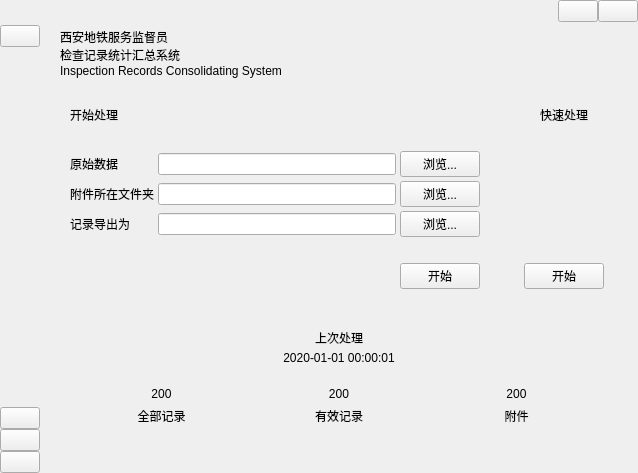
<?xml version="1.0" encoding="UTF-8"?>
<ui version="4.0">
 <class>MainWindow</class>
 <widget class="QMainWindow" name="MainWindow">
  <property name="geometry">
   <rect>
    <x>0</x>
    <y>0</y>
    <width>638</width>
    <height>473</height>
   </rect>
  </property>
  <property name="windowTitle">
   <string>统计与汇总系统</string>
  </property>
  <property name="windowIcon">
   <iconset>
    <normaloff>images/index.png</normaloff>images/index.png</iconset>
  </property>
  <widget class="QWidget" name="centralwidget">
   <layout class="QGridLayout" name="gridLayout">
    <property name="leftMargin">
     <number>0</number>
    </property>
    <property name="topMargin">
     <number>0</number>
    </property>
    <property name="rightMargin">
     <number>0</number>
    </property>
    <property name="bottomMargin">
     <number>0</number>
    </property>
    <property name="spacing">
     <number>0</number>
    </property>
    <item row="0" column="0" rowspan="2">
     <widget class="QWidget" name="leftWidget" native="true">
      <layout class="QVBoxLayout" name="verticalLayout">
       <property name="spacing">
        <number>0</number>
       </property>
       <property name="leftMargin">
        <number>0</number>
       </property>
       <property name="topMargin">
        <number>0</number>
       </property>
       <property name="rightMargin">
        <number>0</number>
       </property>
       <property name="bottomMargin">
        <number>0</number>
       </property>
       <item>
        <spacer name="verticalSpacer_2">
         <property name="orientation">
          <enum>Qt::Vertical</enum>
         </property>
         <property name="sizeType">
          <enum>QSizePolicy::Minimum</enum>
         </property>
         <property name="sizeHint" stdset="0">
          <size>
           <width>20</width>
           <height>25</height>
          </size>
         </property>
        </spacer>
       </item>
       <item>
        <widget class="QPushButton" name="iconLabel">
         <property name="text">
          <string/>
         </property>
         <property name="icon">
          <iconset>
           <normaloff>images/index.png</normaloff>images/index.png</iconset>
         </property>
         <property name="iconSize">
          <size>
           <width>30</width>
           <height>30</height>
          </size>
         </property>
        </widget>
       </item>
       <item>
        <spacer name="verticalSpacer">
         <property name="orientation">
          <enum>Qt::Vertical</enum>
         </property>
         <property name="sizeHint" stdset="0">
          <size>
           <width>20</width>
           <height>40</height>
          </size>
         </property>
        </spacer>
       </item>
       <item>
        <widget class="QPushButton" name="qrCodeButton">
         <property name="toolTip">
          <string>连接到 App</string>
         </property>
         <property name="text">
          <string/>
         </property>
         <property name="icon">
          <iconset>
           <normaloff>images/qrcode.png</normaloff>images/qrcode.png</iconset>
         </property>
         <property name="iconSize">
          <size>
           <width>15</width>
           <height>15</height>
          </size>
         </property>
        </widget>
       </item>
       <item>
        <widget class="QPushButton" name="commandButton">
         <property name="toolTip">
          <string>串口通信</string>
         </property>
         <property name="text">
          <string/>
         </property>
         <property name="icon">
          <iconset>
           <normaloff>images/command.png</normaloff>images/command.png</iconset>
         </property>
         <property name="iconSize">
          <size>
           <width>15</width>
           <height>15</height>
          </size>
         </property>
        </widget>
       </item>
       <item>
        <widget class="QPushButton" name="settingsButton">
         <property name="toolTip">
          <string>设置</string>
         </property>
         <property name="toolTipDuration">
          <number>-1</number>
         </property>
         <property name="text">
          <string/>
         </property>
         <property name="icon">
          <iconset>
           <normaloff>images/settings.png</normaloff>images/settings.png</iconset>
         </property>
         <property name="iconSize">
          <size>
           <width>15</width>
           <height>15</height>
          </size>
         </property>
        </widget>
       </item>
      </layout>
     </widget>
    </item>
    <item row="0" column="1">
     <widget class="QWidget" name="topWidget" native="true">
      <property name="sizePolicy">
       <sizepolicy hsizetype="Preferred" vsizetype="Preferred">
        <horstretch>0</horstretch>
        <verstretch>0</verstretch>
       </sizepolicy>
      </property>
      <layout class="QHBoxLayout" name="horizontalLayout">
       <property name="spacing">
        <number>0</number>
       </property>
       <property name="leftMargin">
        <number>0</number>
       </property>
       <property name="topMargin">
        <number>0</number>
       </property>
       <property name="rightMargin">
        <number>0</number>
       </property>
       <property name="bottomMargin">
        <number>0</number>
       </property>
       <item>
        <spacer name="horizontalSpacer">
         <property name="orientation">
          <enum>Qt::Horizontal</enum>
         </property>
         <property name="sizeHint" stdset="0">
          <size>
           <width>40</width>
           <height>20</height>
          </size>
         </property>
        </spacer>
       </item>
       <item>
        <widget class="QPushButton" name="minimizeButton">
         <property name="text">
          <string/>
         </property>
         <property name="icon">
          <iconset>
           <normaloff>images/minimize.png</normaloff>images/minimize.png</iconset>
         </property>
         <property name="iconSize">
          <size>
           <width>10</width>
           <height>10</height>
          </size>
         </property>
        </widget>
       </item>
       <item>
        <widget class="QPushButton" name="closeButton">
         <property name="text">
          <string/>
         </property>
         <property name="icon">
          <iconset>
           <normaloff>images/close.png</normaloff>images/close.png</iconset>
         </property>
         <property name="iconSize">
          <size>
           <width>10</width>
           <height>10</height>
          </size>
         </property>
        </widget>
       </item>
      </layout>
     </widget>
    </item>
    <item row="1" column="1">
     <widget class="QWidget" name="mainWidget" native="true">
      <property name="sizePolicy">
       <sizepolicy hsizetype="Expanding" vsizetype="Expanding">
        <horstretch>0</horstretch>
        <verstretch>0</verstretch>
       </sizepolicy>
      </property>
      <layout class="QVBoxLayout" name="verticalLayout_2">
       <property name="leftMargin">
        <number>10</number>
       </property>
       <property name="topMargin">
        <number>0</number>
       </property>
       <property name="rightMargin">
        <number>10</number>
       </property>
       <property name="bottomMargin">
        <number>0</number>
       </property>
       <item>
        <widget class="QWidget" name="titleWidget" native="true">
         <layout class="QGridLayout" name="gridLayout_2">
          <property name="leftMargin">
           <number>10</number>
          </property>
          <property name="topMargin">
           <number>6</number>
          </property>
          <property name="rightMargin">
           <number>10</number>
          </property>
          <property name="bottomMargin">
           <number>2</number>
          </property>
          <property name="spacing">
           <number>0</number>
          </property>
          <item row="2" column="0">
           <widget class="QLabel" name="subtitleLabel">
            <property name="text">
             <string>Inspection Records Consolidating System</string>
            </property>
           </widget>
          </item>
          <item row="1" column="0">
           <widget class="QLabel" name="titleLabel">
            <property name="text">
             <string>检查记录统计汇总系统</string>
            </property>
           </widget>
          </item>
          <item row="0" column="0">
           <widget class="QLabel" name="pretitleLabel">
            <property name="text">
             <string>西安地铁服务监督员</string>
            </property>
           </widget>
          </item>
         </layout>
        </widget>
       </item>
       <item>
        <widget class="QWidget" name="contentWidget" native="true">
         <property name="sizePolicy">
          <sizepolicy hsizetype="Preferred" vsizetype="Expanding">
           <horstretch>0</horstretch>
           <verstretch>0</verstretch>
          </sizepolicy>
         </property>
         <layout class="QVBoxLayout" name="verticalLayout_3">
          <property name="spacing">
           <number>20</number>
          </property>
          <property name="leftMargin">
           <number>10</number>
          </property>
          <property name="topMargin">
           <number>10</number>
          </property>
          <property name="rightMargin">
           <number>10</number>
          </property>
          <property name="bottomMargin">
           <number>20</number>
          </property>
          <item>
           <widget class="QWidget" name="firstLineWidget" native="true">
            <layout class="QHBoxLayout" name="horizontalLayout_15">
             <property name="spacing">
              <number>20</number>
             </property>
             <property name="leftMargin">
              <number>0</number>
             </property>
             <property name="topMargin">
              <number>0</number>
             </property>
             <property name="rightMargin">
              <number>0</number>
             </property>
             <property name="bottomMargin">
              <number>0</number>
             </property>
             <item>
              <widget class="QWidget" name="generalProcessWidget" native="true">
               <property name="sizePolicy">
                <sizepolicy hsizetype="Preferred" vsizetype="Preferred">
                 <horstretch>4</horstretch>
                 <verstretch>0</verstretch>
                </sizepolicy>
               </property>
               <layout class="QVBoxLayout" name="verticalLayout_10">
                <property name="spacing">
                 <number>10</number>
                </property>
                <property name="leftMargin">
                 <number>10</number>
                </property>
                <property name="topMargin">
                 <number>10</number>
                </property>
                <property name="rightMargin">
                 <number>10</number>
                </property>
                <property name="bottomMargin">
                 <number>10</number>
                </property>
                <item>
                 <widget class="QLabel" name="generalProcessTitleLabel">
                  <property name="sizePolicy">
                   <sizepolicy hsizetype="Preferred" vsizetype="Preferred">
                    <horstretch>0</horstretch>
                    <verstretch>0</verstretch>
                   </sizepolicy>
                  </property>
                  <property name="text">
                   <string>开始处理</string>
                  </property>
                  <property name="alignment">
                   <set>Qt::AlignLeading|Qt::AlignLeft|Qt::AlignTop</set>
                  </property>
                 </widget>
                </item>
                <item>
                 <widget class="QWidget" name="generalProcessDetailsWidget" native="true">
                  <property name="sizePolicy">
                   <sizepolicy hsizetype="Preferred" vsizetype="Expanding">
                    <horstretch>0</horstretch>
                    <verstretch>10</verstretch>
                   </sizepolicy>
                  </property>
                  <layout class="QFormLayout" name="formLayout_3">
                   <property name="labelAlignment">
                    <set>Qt::AlignLeading|Qt::AlignLeft|Qt::AlignVCenter</set>
                   </property>
                   <property name="formAlignment">
                    <set>Qt::AlignLeading|Qt::AlignLeft|Qt::AlignVCenter</set>
                   </property>
                   <property name="horizontalSpacing">
                    <number>4</number>
                   </property>
                   <property name="verticalSpacing">
                    <number>4</number>
                   </property>
                   <property name="leftMargin">
                    <number>0</number>
                   </property>
                   <property name="topMargin">
                    <number>0</number>
                   </property>
                   <property name="rightMargin">
                    <number>0</number>
                   </property>
                   <property name="bottomMargin">
                    <number>0</number>
                   </property>
                   <item row="0" column="0">
                    <widget class="QLabel" name="generalProcessOriginalDataTitleLabel">
                     <property name="text">
                      <string>原始数据</string>
                     </property>
                    </widget>
                   </item>
                   <item row="0" column="1">
                    <widget class="QWidget" name="generalProcessOriginalDataWidget" native="true">
                     <layout class="QHBoxLayout" name="horizontalLayout_16">
                      <property name="spacing">
                       <number>4</number>
                      </property>
                      <property name="leftMargin">
                       <number>0</number>
                      </property>
                      <property name="topMargin">
                       <number>0</number>
                      </property>
                      <property name="rightMargin">
                       <number>0</number>
                      </property>
                      <property name="bottomMargin">
                       <number>0</number>
                      </property>
                      <item>
                       <widget class="QLineEdit" name="generalProcessOriginalDataDirLineEdit">
                        <property name="readOnly">
                         <bool>true</bool>
                        </property>
                       </widget>
                      </item>
                      <item>
                       <widget class="QPushButton" name="generalProcessOriginalDataExploreButton">
                        <property name="text">
                         <string>浏览...</string>
                        </property>
                       </widget>
                      </item>
                     </layout>
                    </widget>
                   </item>
                   <item row="1" column="0">
                    <widget class="QLabel" name="generalProcessAttachmentLocationTitleLabel">
                     <property name="text">
                      <string>附件所在文件夹</string>
                     </property>
                    </widget>
                   </item>
                   <item row="1" column="1">
                    <widget class="QWidget" name="generalProcessAttachmentLocationWidget" native="true">
                     <layout class="QHBoxLayout" name="horizontalLayout_17">
                      <property name="spacing">
                       <number>4</number>
                      </property>
                      <property name="leftMargin">
                       <number>0</number>
                      </property>
                      <property name="topMargin">
                       <number>0</number>
                      </property>
                      <property name="rightMargin">
                       <number>0</number>
                      </property>
                      <property name="bottomMargin">
                       <number>0</number>
                      </property>
                      <item>
                       <widget class="QLineEdit" name="generalProcessAttachmentLocationDirLineEdit">
                        <property name="readOnly">
                         <bool>true</bool>
                        </property>
                       </widget>
                      </item>
                      <item>
                       <widget class="QPushButton" name="generalProcessAttachmentLocationExploreButton">
                        <property name="text">
                         <string>浏览...</string>
                        </property>
                       </widget>
                      </item>
                     </layout>
                    </widget>
                   </item>
                   <item row="2" column="0">
                    <widget class="QLabel" name="generalProcessExportFileTitleLabel">
                     <property name="text">
                      <string>记录导出为</string>
                     </property>
                    </widget>
                   </item>
                   <item row="2" column="1">
                    <widget class="QWidget" name="generalProcessExportFileWidget" native="true">
                     <layout class="QHBoxLayout" name="horizontalLayout_18">
                      <property name="spacing">
                       <number>4</number>
                      </property>
                      <property name="leftMargin">
                       <number>0</number>
                      </property>
                      <property name="topMargin">
                       <number>0</number>
                      </property>
                      <property name="rightMargin">
                       <number>0</number>
                      </property>
                      <property name="bottomMargin">
                       <number>0</number>
                      </property>
                      <item>
                       <widget class="QLineEdit" name="generalProcessExportFileDirLineEdit">
                        <property name="readOnly">
                         <bool>true</bool>
                        </property>
                       </widget>
                      </item>
                      <item>
                       <widget class="QPushButton" name="generalProcessExportFileExploreButton">
                        <property name="text">
                         <string>浏览...</string>
                        </property>
                       </widget>
                      </item>
                     </layout>
                    </widget>
                   </item>
                  </layout>
                 </widget>
                </item>
                <item>
                 <widget class="QWidget" name="generalProcessStartWidget" native="true">
                  <property name="sizePolicy">
                   <sizepolicy hsizetype="Preferred" vsizetype="Preferred">
                    <horstretch>0</horstretch>
                    <verstretch>0</verstretch>
                   </sizepolicy>
                  </property>
                  <layout class="QHBoxLayout" name="horizontalLayout_19">
                   <property name="spacing">
                    <number>0</number>
                   </property>
                   <property name="leftMargin">
                    <number>0</number>
                   </property>
                   <property name="topMargin">
                    <number>0</number>
                   </property>
                   <property name="rightMargin">
                    <number>0</number>
                   </property>
                   <property name="bottomMargin">
                    <number>0</number>
                   </property>
                   <item>
                    <spacer name="horizontalSpacer_3">
                     <property name="orientation">
                      <enum>Qt::Horizontal</enum>
                     </property>
                     <property name="sizeHint" stdset="0">
                      <size>
                       <width>40</width>
                       <height>20</height>
                      </size>
                     </property>
                    </spacer>
                   </item>
                   <item>
                    <widget class="QPushButton" name="generalProcessButton">
                     <property name="text">
                      <string>开始</string>
                     </property>
                     <property name="icon">
                      <iconset>
                       <normaloff>images/start.png</normaloff>images/start.png</iconset>
                     </property>
                    </widget>
                   </item>
                  </layout>
                 </widget>
                </item>
               </layout>
              </widget>
             </item>
             <item>
              <widget class="QWidget" name="expressProcessWidget" native="true">
               <property name="sizePolicy">
                <sizepolicy hsizetype="Preferred" vsizetype="Preferred">
                 <horstretch>1</horstretch>
                 <verstretch>0</verstretch>
                </sizepolicy>
               </property>
               <layout class="QVBoxLayout" name="verticalLayout_11">
                <property name="spacing">
                 <number>10</number>
                </property>
                <property name="leftMargin">
                 <number>10</number>
                </property>
                <property name="topMargin">
                 <number>10</number>
                </property>
                <property name="rightMargin">
                 <number>10</number>
                </property>
                <property name="bottomMargin">
                 <number>10</number>
                </property>
                <item>
                 <widget class="QLabel" name="expressProcessTitleLabel">
                  <property name="sizePolicy">
                   <sizepolicy hsizetype="Preferred" vsizetype="Preferred">
                    <horstretch>0</horstretch>
                    <verstretch>0</verstretch>
                   </sizepolicy>
                  </property>
                  <property name="text">
                   <string>快速处理</string>
                  </property>
                  <property name="alignment">
                   <set>Qt::AlignHCenter|Qt::AlignTop</set>
                  </property>
                 </widget>
                </item>
                <item>
                 <spacer name="verticalSpacer_3">
                  <property name="orientation">
                   <enum>Qt::Vertical</enum>
                  </property>
                  <property name="sizeHint" stdset="0">
                   <size>
                    <width>20</width>
                    <height>40</height>
                   </size>
                  </property>
                 </spacer>
                </item>
                <item>
                 <widget class="QWidget" name="expressProcessStartWidget" native="true">
                  <property name="sizePolicy">
                   <sizepolicy hsizetype="Preferred" vsizetype="Preferred">
                    <horstretch>0</horstretch>
                    <verstretch>0</verstretch>
                   </sizepolicy>
                  </property>
                  <layout class="QHBoxLayout" name="horizontalLayout_2">
                   <property name="spacing">
                    <number>0</number>
                   </property>
                   <property name="leftMargin">
                    <number>0</number>
                   </property>
                   <property name="topMargin">
                    <number>0</number>
                   </property>
                   <property name="rightMargin">
                    <number>0</number>
                   </property>
                   <property name="bottomMargin">
                    <number>0</number>
                   </property>
                   <item>
                    <spacer name="horizontalSpacer_2">
                     <property name="orientation">
                      <enum>Qt::Horizontal</enum>
                     </property>
                     <property name="sizeHint" stdset="0">
                      <size>
                       <width>40</width>
                       <height>20</height>
                      </size>
                     </property>
                    </spacer>
                   </item>
                   <item>
                    <widget class="QPushButton" name="expressProcessButton">
                     <property name="text">
                      <string>开始</string>
                     </property>
                     <property name="icon">
                      <iconset>
                       <normaloff>images/express.png</normaloff>images/express.png</iconset>
                     </property>
                    </widget>
                   </item>
                   <item>
                    <spacer name="horizontalSpacer_4">
                     <property name="orientation">
                      <enum>Qt::Horizontal</enum>
                     </property>
                     <property name="sizeHint" stdset="0">
                      <size>
                       <width>40</width>
                       <height>20</height>
                      </size>
                     </property>
                    </spacer>
                   </item>
                  </layout>
                 </widget>
                </item>
               </layout>
              </widget>
             </item>
            </layout>
           </widget>
          </item>
          <item>
           <widget class="QWidget" name="lastProcessWidget" native="true">
            <layout class="QVBoxLayout" name="verticalLayout_4">
             <property name="spacing">
              <number>4</number>
             </property>
             <property name="leftMargin">
              <number>10</number>
             </property>
             <property name="topMargin">
              <number>10</number>
             </property>
             <property name="rightMargin">
              <number>10</number>
             </property>
             <property name="bottomMargin">
              <number>10</number>
             </property>
             <item>
              <widget class="QLabel" name="lastProcessTitleLabel">
               <property name="text">
                <string>上次处理</string>
               </property>
               <property name="alignment">
                <set>Qt::AlignCenter</set>
               </property>
              </widget>
             </item>
             <item>
              <widget class="QLabel" name="lastProcessTimeLabel">
               <property name="text">
                <string>2020-01-01 00:00:01</string>
               </property>
               <property name="alignment">
                <set>Qt::AlignCenter</set>
               </property>
              </widget>
             </item>
             <item>
              <widget class="QWidget" name="lastProcessDetailsWidget" native="true">
               <property name="sizePolicy">
                <sizepolicy hsizetype="Preferred" vsizetype="Preferred">
                 <horstretch>0</horstretch>
                 <verstretch>0</verstretch>
                </sizepolicy>
               </property>
               <layout class="QHBoxLayout" name="horizontalLayout_3">
                <property name="spacing">
                 <number>12</number>
                </property>
                <item>
                 <widget class="QWidget" name="lastProcessTotalRecordsWidget" native="true">
                  <layout class="QVBoxLayout" name="verticalLayout_7">
                   <item>
                    <widget class="QLabel" name="lastProcessTotalRecordsLabel">
                     <property name="text">
                      <string>200</string>
                     </property>
                     <property name="alignment">
                      <set>Qt::AlignCenter</set>
                     </property>
                    </widget>
                   </item>
                   <item>
                    <widget class="QLabel" name="lastProcessTotalRecordsTitleLabel">
                     <property name="text">
                      <string>全部记录</string>
                     </property>
                     <property name="alignment">
                      <set>Qt::AlignCenter</set>
                     </property>
                    </widget>
                   </item>
                  </layout>
                 </widget>
                </item>
                <item>
                 <widget class="QWidget" name="lastProcessValidRecordsWidget" native="true">
                  <layout class="QVBoxLayout" name="verticalLayout_6">
                   <item>
                    <widget class="QLabel" name="lastProcessValidRecordsLabel">
                     <property name="text">
                      <string>200</string>
                     </property>
                     <property name="alignment">
                      <set>Qt::AlignCenter</set>
                     </property>
                    </widget>
                   </item>
                   <item>
                    <widget class="QLabel" name="lastProcessValidRecordsTitleLabel">
                     <property name="text">
                      <string>有效记录</string>
                     </property>
                     <property name="alignment">
                      <set>Qt::AlignCenter</set>
                     </property>
                    </widget>
                   </item>
                  </layout>
                 </widget>
                </item>
                <item>
                 <widget class="QWidget" name="lastProcessAttachmentsCountWidget" native="true">
                  <layout class="QVBoxLayout" name="verticalLayout_5">
                   <item>
                    <widget class="QLabel" name="lastProcessAttachmentsCountLabel">
                     <property name="text">
                      <string>200</string>
                     </property>
                     <property name="alignment">
                      <set>Qt::AlignCenter</set>
                     </property>
                    </widget>
                   </item>
                   <item>
                    <widget class="QLabel" name="lastProcessAttachmentsCountTitleLabel">
                     <property name="text">
                      <string>附件</string>
                     </property>
                     <property name="alignment">
                      <set>Qt::AlignCenter</set>
                     </property>
                    </widget>
                   </item>
                  </layout>
                 </widget>
                </item>
               </layout>
              </widget>
             </item>
            </layout>
           </widget>
          </item>
         </layout>
        </widget>
       </item>
      </layout>
     </widget>
    </item>
   </layout>
  </widget>
 </widget>
 <resources/>
 <connections/>
</ui>
